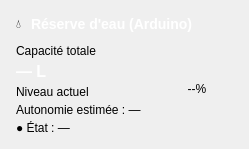
               <widget class="QFrame" name="reserveCard">
                <property name="frameShape"><enum>QFrame::NoFrame</enum></property>
                <property name="class" stdset="0"><string>Card</string></property>
                <layout class="QVBoxLayout" name="reserveCardLayout">
                 <property name="leftMargin"><number>16</number></property><property name="topMargin"><number>14</number></property><property name="rightMargin"><number>16</number></property><property name="bottomMargin"><number>14</number></property>
                 <property name="spacing"><number>10</number></property>
                 <item>
                  <layout class="QHBoxLayout" name="reserveTitleLayout">
                   <item><widget class="QLabel" name="reserveIcon"><property name="text"><string>💧</string></property></widget></item>
                   <item><widget class="QLabel" name="reserveTitleLabel"><property name="text"><string>Réserve d'eau (Arduino)</string></property><property name="styleSheet"><string notr="true">font-weight:bold; font-size:14px; color:#FFFFFF;</string></property></widget></item>
                   <item><spacer name="reserveTitleSpacer"><property name="orientation"><enum>Qt::Horizontal</enum></property><property name="sizeHint"><size><width>40</width><height>20</height></size></property></spacer></item>
                  </layout>
                 </item>
                 <item>
                  <layout class="QHBoxLayout" name="reserveBodyLayout">
                   <item>
                    <layout class="QVBoxLayout" name="reserveInfoLayout">
                     <property name="spacing"><number>4</number></property>
                     <item><widget class="QLabel" name="reserveCapacityLabel"><property name="text"><string>Capacité totale</string></property><property name="class" stdset="0"><string>CardLabel</string></property></widget></item>
                     <item><widget class="QLabel" name="reserveCapacityValue"><property name="text"><string>— L</string></property><property name="styleSheet"><string notr="true">font-size:16px; font-weight:bold; color:#FFFFFF;</string></property></widget></item>
                     <item><widget class="QLabel" name="reserveLevelLabel"><property name="text"><string>Niveau actuel</string></property><property name="class" stdset="0"><string>CardLabel</string></property></widget></item>
                     <item><widget class="QLabel" name="reserveAutonomyLabel"><property name="text"><string>Autonomie estimée : —</string></property><property name="class" stdset="0"><string>CardLabel</string></property></widget></item>
                     <item><widget class="QLabel" name="reserveStateLabel"><property name="text"><string>● État : —</string></property></widget></item>
                    </layout>
                   </item>
                   <item>
                    <widget class="QLabel" name="reserveGauge">
                     <property name="minimumSize"><size><width>72</width><height>72</height></size></property>
                     <property name="maximumSize"><size><width>72</width><height>72</height></size></property>
                     <property name="text"><string>--%</string></property>
                     <property name="alignment"><set>Qt::AlignCenter</set></property>
                    </widget>
                   </item>
                  </layout>
                 </item>
                </layout>
               </widget>
